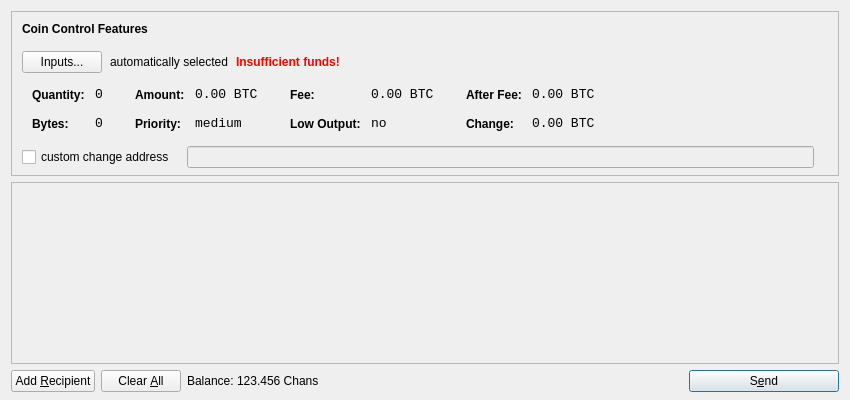
<?xml version="1.0" encoding="UTF-8"?>
<ui version="4.0">
 <class>SendCoinsDialog</class>
 <widget class="QDialog" name="SendCoinsDialog">
  <property name="geometry">
   <rect>
    <x>0</x>
    <y>0</y>
    <width>850</width>
    <height>400</height>
   </rect>
  </property>
  <property name="windowTitle">
   <string>Send Coins</string>
  </property>
  <layout class="QVBoxLayout" name="verticalLayout" stretch="0,1,0">
   <property name="bottomMargin">
    <number>8</number>
   </property>
   <item>
    <widget class="QFrame" name="frameCoinControl">
     <property name="sizePolicy">
      <sizepolicy hsizetype="Expanding" vsizetype="Expanding">
       <horstretch>0</horstretch>
       <verstretch>0</verstretch>
      </sizepolicy>
     </property>
     <property name="maximumSize">
      <size>
       <width>16777215</width>
       <height>16777215</height>
      </size>
     </property>
     <property name="frameShape">
      <enum>QFrame::StyledPanel</enum>
     </property>
     <property name="frameShadow">
      <enum>QFrame::Sunken</enum>
     </property>
     <layout class="QVBoxLayout" name="verticalLayoutCoinControl2">
      <property name="spacing">
       <number>-1</number>
      </property>
      <property name="leftMargin">
       <number>0</number>
      </property>
      <property name="topMargin">
       <number>0</number>
      </property>
      <property name="rightMargin">
       <number>0</number>
      </property>
      <property name="bottomMargin">
       <number>6</number>
      </property>
      <item>
       <layout class="QVBoxLayout" name="verticalLayoutCoinControl" stretch="0,0,0,0,1">
        <property name="spacing">
         <number>0</number>
        </property>
        <property name="leftMargin">
         <number>10</number>
        </property>
        <property name="topMargin">
         <number>10</number>
        </property>
        <item>
         <layout class="QHBoxLayout" name="horizontalLayoutCoinControl1">
          <property name="bottomMargin">
           <number>15</number>
          </property>
          <item>
           <widget class="QLabel" name="labelCoinControlFeatures">
            <property name="sizePolicy">
             <sizepolicy hsizetype="Preferred" vsizetype="Maximum">
              <horstretch>0</horstretch>
              <verstretch>0</verstretch>
             </sizepolicy>
            </property>
            <property name="font">
             <font>
              <weight>75</weight>
              <bold>true</bold>
             </font>
            </property>
            <property name="styleSheet">
             <string notr="true">font-weight:bold;</string>
            </property>
            <property name="text">
             <string>Coin Control Features</string>
            </property>
           </widget>
          </item>
         </layout>
        </item>
        <item>
         <layout class="QHBoxLayout" name="horizontalLayoutCoinControl2" stretch="0,0,0,0">
          <property name="spacing">
           <number>8</number>
          </property>
          <property name="bottomMargin">
           <number>10</number>
          </property>
          <item>
           <widget class="QPushButton" name="pushButtonCoinControl">
            <property name="styleSheet">
             <string notr="true"/>
            </property>
            <property name="text">
             <string>Inputs...</string>
            </property>
           </widget>
          </item>
          <item>
           <widget class="QLabel" name="labelCoinControlAutomaticallySelected">
            <property name="text">
             <string>automatically selected</string>
            </property>
            <property name="margin">
             <number>5</number>
            </property>
           </widget>
          </item>
          <item>
           <widget class="QLabel" name="labelCoinControlInsuffFunds">
            <property name="font">
             <font>
              <weight>75</weight>
              <bold>true</bold>
             </font>
            </property>
            <property name="styleSheet">
             <string notr="true">color:red;font-weight:bold;</string>
            </property>
            <property name="text">
             <string>Insufficient funds!</string>
            </property>
            <property name="margin">
             <number>5</number>
            </property>
           </widget>
          </item>
          <item>
           <spacer name="horizontalSpacerCoinControl">
            <property name="orientation">
             <enum>Qt::Horizontal</enum>
            </property>
            <property name="sizeHint" stdset="0">
             <size>
              <width>40</width>
              <height>1</height>
             </size>
            </property>
           </spacer>
          </item>
         </layout>
        </item>
        <item>
         <widget class="QWidget" name="widgetCoinControl" native="true">
          <property name="sizePolicy">
           <sizepolicy hsizetype="Preferred" vsizetype="Preferred">
            <horstretch>0</horstretch>
            <verstretch>0</verstretch>
           </sizepolicy>
          </property>
          <property name="minimumSize">
           <size>
            <width>0</width>
            <height>0</height>
           </size>
          </property>
          <property name="styleSheet">
           <string notr="true"/>
          </property>
          <layout class="QHBoxLayout" name="horizontalLayoutCoinControl5">
           <property name="margin">
            <number>0</number>
           </property>
           <item>
            <layout class="QHBoxLayout" name="horizontalLayoutCoinControl3" stretch="0,0,0,1">
             <property name="spacing">
              <number>20</number>
             </property>
             <property name="topMargin">
              <number>0</number>
             </property>
             <property name="bottomMargin">
              <number>10</number>
             </property>
             <item>
              <layout class="QFormLayout" name="formLayoutCoinControl1">
               <property name="horizontalSpacing">
                <number>10</number>
               </property>
               <property name="verticalSpacing">
                <number>14</number>
               </property>
               <property name="leftMargin">
                <number>10</number>
               </property>
               <property name="topMargin">
                <number>4</number>
               </property>
               <property name="rightMargin">
                <number>6</number>
               </property>
               <item row="0" column="0">
                <widget class="QLabel" name="labelCoinControlQuantityText">
                 <property name="styleSheet">
                  <string notr="true">font-weight:bold;</string>
                 </property>
                 <property name="text">
                  <string>Quantity:</string>
                 </property>
                 <property name="margin">
                  <number>0</number>
                 </property>
                </widget>
               </item>
               <item row="0" column="1">
                <widget class="QLabel" name="labelCoinControlQuantity">
                 <property name="font">
                  <font>
                   <family>Monospace</family>
                   <pointsize>10</pointsize>
                  </font>
                 </property>
                 <property name="cursor">
                  <cursorShape>IBeamCursor</cursorShape>
                 </property>
                 <property name="contextMenuPolicy">
                  <enum>Qt::ActionsContextMenu</enum>
                 </property>
                 <property name="text">
                  <string notr="true">0</string>
                 </property>
                 <property name="margin">
                  <number>0</number>
                 </property>
                 <property name="textInteractionFlags">
                  <set>Qt::LinksAccessibleByMouse|Qt::TextSelectableByKeyboard|Qt::TextSelectableByMouse</set>
                 </property>
                </widget>
               </item>
               <item row="1" column="0">
                <widget class="QLabel" name="labelCoinControlBytesText">
                 <property name="styleSheet">
                  <string notr="true">font-weight:bold;</string>
                 </property>
                 <property name="text">
                  <string>Bytes:</string>
                 </property>
                </widget>
               </item>
               <item row="1" column="1">
                <widget class="QLabel" name="labelCoinControlBytes">
                 <property name="font">
                  <font>
                   <family>Monospace</family>
                   <pointsize>10</pointsize>
                  </font>
                 </property>
                 <property name="cursor">
                  <cursorShape>IBeamCursor</cursorShape>
                 </property>
                 <property name="contextMenuPolicy">
                  <enum>Qt::ActionsContextMenu</enum>
                 </property>
                 <property name="text">
                  <string notr="true">0</string>
                 </property>
                 <property name="textInteractionFlags">
                  <set>Qt::LinksAccessibleByMouse|Qt::TextSelectableByKeyboard|Qt::TextSelectableByMouse</set>
                 </property>
                </widget>
               </item>
              </layout>
             </item>
             <item>
              <layout class="QFormLayout" name="formLayoutCoinControl2">
               <property name="horizontalSpacing">
                <number>10</number>
               </property>
               <property name="verticalSpacing">
                <number>14</number>
               </property>
               <property name="leftMargin">
                <number>6</number>
               </property>
               <property name="topMargin">
                <number>4</number>
               </property>
               <property name="rightMargin">
                <number>6</number>
               </property>
               <item row="0" column="0">
                <widget class="QLabel" name="labelCoinControlAmountText">
                 <property name="styleSheet">
                  <string notr="true">font-weight:bold;</string>
                 </property>
                 <property name="text">
                  <string>Amount:</string>
                 </property>
                 <property name="margin">
                  <number>0</number>
                 </property>
                </widget>
               </item>
               <item row="0" column="1">
                <widget class="QLabel" name="labelCoinControlAmount">
                 <property name="font">
                  <font>
                   <family>Monospace</family>
                   <pointsize>10</pointsize>
                  </font>
                 </property>
                 <property name="cursor">
                  <cursorShape>IBeamCursor</cursorShape>
                 </property>
                 <property name="contextMenuPolicy">
                  <enum>Qt::ActionsContextMenu</enum>
                 </property>
                 <property name="text">
                  <string notr="true">0.00 BTC</string>
                 </property>
                 <property name="textInteractionFlags">
                  <set>Qt::LinksAccessibleByMouse|Qt::TextSelectableByKeyboard|Qt::TextSelectableByMouse</set>
                 </property>
                </widget>
               </item>
               <item row="1" column="0">
                <widget class="QLabel" name="labelCoinControlPriorityText">
                 <property name="styleSheet">
                  <string notr="true">font-weight:bold;</string>
                 </property>
                 <property name="text">
                  <string>Priority:</string>
                 </property>
                </widget>
               </item>
               <item row="1" column="1">
                <widget class="QLabel" name="labelCoinControlPriority">
                 <property name="font">
                  <font>
                   <family>Monospace</family>
                   <pointsize>10</pointsize>
                  </font>
                 </property>
                 <property name="cursor">
                  <cursorShape>IBeamCursor</cursorShape>
                 </property>
                 <property name="contextMenuPolicy">
                  <enum>Qt::ActionsContextMenu</enum>
                 </property>
                 <property name="text">
                  <string>medium</string>
                 </property>
                 <property name="textInteractionFlags">
                  <set>Qt::LinksAccessibleByMouse|Qt::TextSelectableByKeyboard|Qt::TextSelectableByMouse</set>
                 </property>
                </widget>
               </item>
              </layout>
             </item>
             <item>
              <layout class="QFormLayout" name="formLayoutCoinControl3">
               <property name="horizontalSpacing">
                <number>10</number>
               </property>
               <property name="verticalSpacing">
                <number>14</number>
               </property>
               <property name="leftMargin">
                <number>6</number>
               </property>
               <property name="topMargin">
                <number>4</number>
               </property>
               <property name="rightMargin">
                <number>6</number>
               </property>
               <item row="0" column="0">
                <widget class="QLabel" name="labelCoinControlFeeText">
                 <property name="styleSheet">
                  <string notr="true">font-weight:bold;</string>
                 </property>
                 <property name="text">
                  <string>Fee:</string>
                 </property>
                 <property name="margin">
                  <number>0</number>
                 </property>
                </widget>
               </item>
               <item row="0" column="1">
                <widget class="QLabel" name="labelCoinControlFee">
                 <property name="font">
                  <font>
                   <family>Monospace</family>
                   <pointsize>10</pointsize>
                  </font>
                 </property>
                 <property name="cursor">
                  <cursorShape>IBeamCursor</cursorShape>
                 </property>
                 <property name="contextMenuPolicy">
                  <enum>Qt::ActionsContextMenu</enum>
                 </property>
                 <property name="text">
                  <string notr="true">0.00 BTC</string>
                 </property>
                 <property name="textInteractionFlags">
                  <set>Qt::LinksAccessibleByMouse|Qt::TextSelectableByKeyboard|Qt::TextSelectableByMouse</set>
                 </property>
                </widget>
               </item>
               <item row="1" column="0">
                <widget class="QLabel" name="labelCoinControlLowOutputText">
                 <property name="styleSheet">
                  <string notr="true">font-weight:bold;</string>
                 </property>
                 <property name="text">
                  <string>Low Output:</string>
                 </property>
                </widget>
               </item>
               <item row="1" column="1">
                <widget class="QLabel" name="labelCoinControlLowOutput">
                 <property name="font">
                  <font>
                   <family>Monospace</family>
                   <pointsize>10</pointsize>
                  </font>
                 </property>
                 <property name="cursor">
                  <cursorShape>IBeamCursor</cursorShape>
                 </property>
                 <property name="contextMenuPolicy">
                  <enum>Qt::ActionsContextMenu</enum>
                 </property>
                 <property name="text">
                  <string>no</string>
                 </property>
                 <property name="textInteractionFlags">
                  <set>Qt::LinksAccessibleByMouse|Qt::TextSelectableByKeyboard|Qt::TextSelectableByMouse</set>
                 </property>
                </widget>
               </item>
              </layout>
             </item>
             <item>
              <layout class="QFormLayout" name="formLayoutCoinControl4">
               <property name="horizontalSpacing">
                <number>10</number>
               </property>
               <property name="verticalSpacing">
                <number>14</number>
               </property>
               <property name="leftMargin">
                <number>6</number>
               </property>
               <property name="topMargin">
                <number>4</number>
               </property>
               <property name="rightMargin">
                <number>6</number>
               </property>
               <item row="0" column="0">
                <widget class="QLabel" name="labelCoinControlAfterFeeText">
                 <property name="styleSheet">
                  <string notr="true">font-weight:bold;</string>
                 </property>
                 <property name="text">
                  <string>After Fee:</string>
                 </property>
                 <property name="margin">
                  <number>0</number>
                 </property>
                </widget>
               </item>
               <item row="0" column="1">
                <widget class="QLabel" name="labelCoinControlAfterFee">
                 <property name="font">
                  <font>
                   <family>Monospace</family>
                   <pointsize>10</pointsize>
                  </font>
                 </property>
                 <property name="cursor">
                  <cursorShape>IBeamCursor</cursorShape>
                 </property>
                 <property name="contextMenuPolicy">
                  <enum>Qt::ActionsContextMenu</enum>
                 </property>
                 <property name="text">
                  <string notr="true">0.00 BTC</string>
                 </property>
                 <property name="textInteractionFlags">
                  <set>Qt::LinksAccessibleByMouse|Qt::TextSelectableByKeyboard|Qt::TextSelectableByMouse</set>
                 </property>
                </widget>
               </item>
               <item row="1" column="0">
                <widget class="QLabel" name="labelCoinControlChangeText">
                 <property name="styleSheet">
                  <string notr="true">font-weight:bold;</string>
                 </property>
                 <property name="text">
                  <string>Change:</string>
                 </property>
                </widget>
               </item>
               <item row="1" column="1">
                <widget class="QLabel" name="labelCoinControlChange">
                 <property name="font">
                  <font>
                   <family>Monospace</family>
                   <pointsize>10</pointsize>
                  </font>
                 </property>
                 <property name="cursor">
                  <cursorShape>IBeamCursor</cursorShape>
                 </property>
                 <property name="contextMenuPolicy">
                  <enum>Qt::ActionsContextMenu</enum>
                 </property>
                 <property name="text">
                  <string notr="true">0.00 BTC</string>
                 </property>
                 <property name="textInteractionFlags">
                  <set>Qt::LinksAccessibleByMouse|Qt::TextSelectableByKeyboard|Qt::TextSelectableByMouse</set>
                 </property>
                </widget>
               </item>
              </layout>
             </item>
            </layout>
           </item>
          </layout>
         </widget>
        </item>
        <item>
         <layout class="QHBoxLayout" name="horizontalLayoutCoinControl4" stretch="0,0,0">
          <property name="spacing">
           <number>12</number>
          </property>
          <property name="sizeConstraint">
           <enum>QLayout::SetDefaultConstraint</enum>
          </property>
          <property name="topMargin">
           <number>5</number>
          </property>
          <property name="rightMargin">
           <number>5</number>
          </property>
          <item>
           <widget class="QCheckBox" name="checkBoxCoinControlChange">
            <property name="text">
             <string>custom change address</string>
            </property>
           </widget>
          </item>
          <item>
           <widget class="QLineEdit" name="lineEditCoinControlChange">
            <property name="enabled">
             <bool>false</bool>
            </property>
            <property name="sizePolicy">
             <sizepolicy hsizetype="Expanding" vsizetype="Fixed">
              <horstretch>0</horstretch>
              <verstretch>0</verstretch>
             </sizepolicy>
            </property>
           </widget>
          </item>
          <item>
           <widget class="QLabel" name="labelCoinControlChangeLabel">
            <property name="sizePolicy">
             <sizepolicy hsizetype="Preferred" vsizetype="Expanding">
              <horstretch>0</horstretch>
              <verstretch>0</verstretch>
             </sizepolicy>
            </property>
            <property name="minimumSize">
             <size>
              <width>0</width>
              <height>0</height>
             </size>
            </property>
            <property name="text">
             <string/>
            </property>
            <property name="margin">
             <number>3</number>
            </property>
           </widget>
          </item>
         </layout>
        </item>
        <item>
         <spacer name="verticalSpacerCoinControl">
          <property name="orientation">
           <enum>Qt::Vertical</enum>
          </property>
          <property name="sizeHint" stdset="0">
           <size>
            <width>800</width>
            <height>1</height>
           </size>
          </property>
         </spacer>
        </item>
       </layout>
      </item>
     </layout>
    </widget>
   </item>
   <item>
    <widget class="QScrollArea" name="scrollArea">
     <property name="widgetResizable">
      <bool>true</bool>
     </property>
     <widget class="QWidget" name="scrollAreaWidgetContents">
      <property name="geometry">
       <rect>
        <x>0</x>
        <y>0</y>
        <width>830</width>
        <height>165</height>
       </rect>
      </property>
      <layout class="QVBoxLayout" name="verticalLayout_2">
       <property name="margin">
        <number>0</number>
       </property>
       <item>
        <layout class="QVBoxLayout" name="entries">
         <property name="spacing">
          <number>6</number>
         </property>
        </layout>
       </item>
       <item>
        <spacer name="verticalSpacer">
         <property name="orientation">
          <enum>Qt::Vertical</enum>
         </property>
         <property name="sizeHint" stdset="0">
          <size>
           <width>20</width>
           <height>40</height>
          </size>
         </property>
        </spacer>
       </item>
      </layout>
     </widget>
    </widget>
   </item>
   <item>
    <layout class="QHBoxLayout" name="horizontalLayout">
     <item>
      <widget class="QPushButton" name="addButton">
       <property name="toolTip">
        <string>Send to multiple recipients at once</string>
       </property>
       <property name="text">
        <string>Add &amp;Recipient</string>
       </property>
       <property name="icon">
        <iconset resource="../bitcoin.qrc">
         <normaloff>:/icons/add</normaloff>:/icons/add</iconset>
       </property>
       <property name="autoDefault">
        <bool>false</bool>
       </property>
      </widget>
     </item>
     <item>
      <widget class="QPushButton" name="clearButton">
       <property name="sizePolicy">
        <sizepolicy hsizetype="Minimum" vsizetype="Fixed">
         <horstretch>0</horstretch>
         <verstretch>0</verstretch>
        </sizepolicy>
       </property>
       <property name="toolTip">
        <string>Remove all transaction fields</string>
       </property>
       <property name="text">
        <string>Clear &amp;All</string>
       </property>
       <property name="icon">
        <iconset resource="../bitcoin.qrc">
         <normaloff>:/icons/remove</normaloff>:/icons/remove</iconset>
       </property>
       <property name="autoRepeatDelay">
        <number>300</number>
       </property>
       <property name="autoDefault">
        <bool>false</bool>
       </property>
      </widget>
     </item>
     <item>
      <layout class="QHBoxLayout" name="horizontalLayout_2">
       <property name="spacing">
        <number>3</number>
       </property>
       <item>
        <widget class="QLabel" name="label">
         <property name="text">
          <string>Balance:</string>
         </property>
        </widget>
       </item>
       <item>
        <widget class="QLabel" name="labelBalance">
         <property name="cursor">
          <cursorShape>IBeamCursor</cursorShape>
         </property>
         <property name="text">
          <string>123.456 Chans</string>
         </property>
         <property name="textInteractionFlags">
          <set>Qt::LinksAccessibleByMouse|Qt::TextSelectableByKeyboard|Qt::TextSelectableByMouse</set>
         </property>
        </widget>
       </item>
      </layout>
     </item>
     <item>
      <spacer name="horizontalSpacer">
       <property name="orientation">
        <enum>Qt::Horizontal</enum>
       </property>
       <property name="sizeHint" stdset="0">
        <size>
         <width>40</width>
         <height>20</height>
        </size>
       </property>
      </spacer>
     </item>
     <item>
      <widget class="QPushButton" name="sendButton">
       <property name="minimumSize">
        <size>
         <width>150</width>
         <height>0</height>
        </size>
       </property>
       <property name="toolTip">
        <string>Confirm the send action</string>
       </property>
       <property name="text">
        <string>S&amp;end</string>
       </property>
       <property name="icon">
        <iconset resource="../bitcoin.qrc">
         <normaloff>:/icons/send</normaloff>:/icons/send</iconset>
       </property>
       <property name="default">
        <bool>true</bool>
       </property>
      </widget>
     </item>
    </layout>
   </item>
  </layout>
 </widget>
 <resources>
  <include location="../bitcoin.qrc"/>
 </resources>
 <connections/>
</ui>
